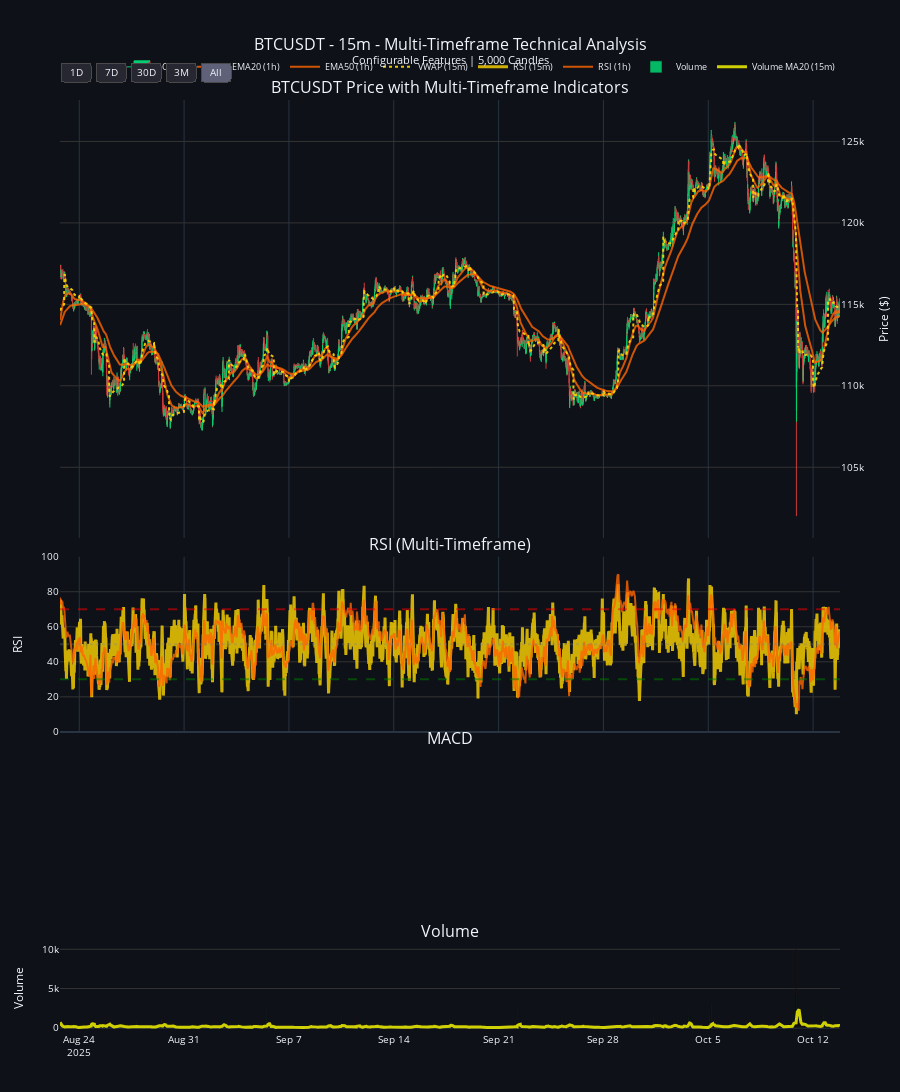

Notebook cell for this chart:
### Code cell
# =============================================================================
# CREATE CHART
# =============================================================================

print("Creating Multi-Timeframe Interactive Chart...")

# Create subplot structure
fig = make_subplots(
    rows=4, cols=1, shared_xaxes=True, vertical_spacing=0.02,
    subplot_titles=(f'{symbol} Price with Multi-Timeframe Indicators', 'RSI (Multi-Timeframe)', 'MACD', 'Volume'),
    row_heights=[0.5, 0.2, 0.2, 0.1]
)

# === 1. CANDLESTICK CHART ===
fig.add_trace(go.Candlestick(
    x=viz_df.index, open=viz_df['open'], high=viz_df['high'], low=viz_df['low'], close=viz_df['close'],
    name='OHLC', increasing_line_color='#00ff88', decreasing_line_color='#ff4444',
    increasing_fillcolor='#00ff88', decreasing_fillcolor='#ff4444', line=dict(width=1), opacity=0.8
), row=1, col=1)

# === 2. MAIN CHART INDICATORS ===
for indicator, timeframes in CHART_FEATURES_CONFIG.get('main_chart', {}).items():
    available = get_available_features_by_timeframe(viz_df, indicator, timeframes)
    for tf, col_name in available.items():
        color = TIMEFRAME_COLORS.get(tf, '#ffffff')
        style = get_indicator_style(indicator, tf)
        
        # Prepare trace parameters
        trace_params = {
            'x': viz_df.index,
            'y': viz_df[col_name],
            'mode': 'lines',
            'name': f'{indicator.upper()} ({tf})',
            'line': dict(color=color, width=style['width'], dash=style['dash']),
            'opacity': style['opacity']
        }
        
        # Add fill for Bollinger Bands lower
        if indicator == 'bb_lower' and 'fill' in style:
            trace_params['fill'] = style['fill']
            # Convert hex color to rgba for fill
            hex_color = color.lstrip('#')
            rgb = tuple(int(hex_color[i:i+2], 16) for i in (0, 2, 4))
            trace_params['fillcolor'] = f'rgba({rgb[0]}, {rgb[1]}, {rgb[2]}, {style["fill_opacity"]})'
        
        # Generic trace - works for ALL indicators
        fig.add_trace(go.Scatter(**trace_params), row=1, col=1)

# === 3. RSI SUBPLOT ===
for indicator, timeframes in CHART_FEATURES_CONFIG.get('rsi_subplot', {}).items():
    available = get_available_features_by_timeframe(viz_df, indicator, timeframes)
    for tf, col_name in available.items():
        color = TIMEFRAME_COLORS.get(tf, '#ffaa00')
        style = get_indicator_style(indicator, tf)
        
        fig.add_trace(go.Scatter(
            x=viz_df.index, y=viz_df[col_name], mode='lines', name=f'RSI ({tf})',
            line=dict(color=color, width=style['width'], dash=style['dash']),
            opacity=style['opacity']
        ), row=2, col=1)

fig.add_hline(y=70, line_dash="dash", line_color="red", opacity=0.5, row=2, col=1)
fig.add_hline(y=30, line_dash="dash", line_color="green", opacity=0.5, row=2, col=1)
fig.add_hline(y=50, line_dash="dot", line_color="gray", opacity=0.3, row=2, col=1)
fig.update_yaxes(title_text="RSI", range=[0, 100], row=2, col=1)

# === 4. MACD SUBPLOT ===
macd_col = signal_col = None
for indicator, timeframes in CHART_FEATURES_CONFIG.get('macd_subplot', {}).items():
    available = get_available_features_by_timeframe(viz_df, indicator, timeframes)
    for tf, col_name in available.items():
        color = TIMEFRAME_COLORS.get(tf, '#ffffff')
        style = get_indicator_style(indicator, tf)
        
        if indicator == 'macd':
            macd_col = col_name
            fig.add_trace(go.Scatter(
                x=viz_df.index, y=viz_df[col_name], mode='lines', name=f'MACD ({tf})',
                line=dict(color='#00ff00', width=style['width'], dash=style['dash']),
                opacity=style['opacity']
            ), row=3, col=1)
        elif indicator == 'macd_signal':
            signal_col = col_name
            fig.add_trace(go.Scatter(
                x=viz_df.index, y=viz_df[col_name], mode='lines', name=f'MACD Signal ({tf})',
                line=dict(color='#ff4444', width=style['width'], dash=style['dash']),
                opacity=style['opacity']
            ), row=3, col=1)

if macd_col and signal_col:
    macd_histogram = viz_df[macd_col] - viz_df[signal_col]
    colors = ['green' if x >= 0 else 'red' for x in macd_histogram]
    fig.add_trace(go.Bar(x=viz_df.index, y=macd_histogram, name='MACD Histogram', 
                        marker_color=colors, opacity=0.5), row=3, col=1)

fig.add_hline(y=0, line_dash="dash", line_color="gray", opacity=0.5, row=3, col=1)
fig.update_yaxes(title_text="MACD", row=3, col=1)

# === 5. VOLUME BARS ===
volume_colors = ['#00ff88' if viz_df['close'].iloc[i] >= viz_df['open'].iloc[i] else '#ff4444' for i in range(len(viz_df))]
fig.add_trace(go.Bar(x=viz_df.index, y=viz_df['volume'], name='Volume', marker_color=volume_colors, opacity=0.7), row=4, col=1)

for indicator, timeframes in CHART_FEATURES_CONFIG.get('volume_subplot', {}).items():
    if indicator == 'volume_ma20':
        available = get_available_features_by_timeframe(viz_df, indicator, timeframes)
        for tf, col_name in available.items():
            style = get_indicator_style(indicator, tf)
            fig.add_trace(go.Scatter(
                x=viz_df.index, y=viz_df[col_name], mode='lines', name=f'Volume MA20 ({tf})',
                line=dict(color='#ffff00', width=style['width'], dash=style['dash']),
                opacity=style['opacity']
            ), row=4, col=1)

fig.update_yaxes(title_text="Volume", row=4, col=1)

# === 6. LAYOUT & DISPLAY ===
fig.update_layout(
    title={'text': f'{symbol} - {time_frame} - Multi-Timeframe Technical Analysis<br><sup>Configurable Features | {len(viz_df):,} Candles</sup>',
           'x': 0.5, 'xanchor': 'center', 'font': {'size': 16}},
    height=1200, showlegend=True, template='plotly_dark', font=dict(size=10),
    margin=dict(l=60, r=60, t=100, b=60), plot_bgcolor='#0e1117', paper_bgcolor='#0e1117',
    legend=dict(orientation="h", yanchor="bottom", y=1.02, xanchor="right", x=1, font=dict(size=9)),
    xaxis=dict(rangeselector=dict(buttons=[
        dict(count=1, label="1D", step="day", stepmode="backward"),
        dict(count=7, label="7D", step="day", stepmode="backward"),
        dict(count=30, label="30D", step="day", stepmode="backward"),
        dict(count=90, label="3M", step="day", stepmode="backward"),
        dict(step="all", label="All")
    ], bgcolor='#262730', bordercolor='#4a4a4a', borderwidth=1), rangeslider=dict(visible=False), type="date"),
    hovermode='x unified', hoverlabel=dict(bgcolor="rgba(0,0,0,0.8)", bordercolor="white", font_size=10)
)

fig.update_yaxes(title_text="Price ($)", row=1, col=1, side='right')
for row in range(1, 5):
    fig.update_yaxes(showgrid=True, gridwidth=1, gridcolor='#333333', row=row, col=1)

fig.show()

print("Multi-Timeframe Interactive Chart Displayed!")
print("\nTimeframe Colors:")
for tf, color in TIMEFRAME_COLORS.items():
    print(f"  {tf:4} -> {color}")
print("\nConfigurable Styles:")
for indicator, style in INDICATOR_STYLES.items():
    if indicator != 'default':
        print(f"  {indicator:10} -> opacity={style['opacity']}, width={style['width']}, dash={style['dash']}")

### Figure 1 — Plotly figure (JSON) as saved in the notebook; plotly's stock layout.template omitted (floating-point values rounded to 4 significant figures; data arrays with more than 128 entries replaced by an {"elided": "..."} marker saying what was removed)
{"data": [{"close": {"elided": "5000 float values"}, "decreasing": {"fillcolor": "#ff4444", "line": {"color": "#ff4444"}}, "high": {"elided": "5000 float values"}, "increasing": {"fillcolor": "#00ff88", "line": {"color": "#00ff88"}}, "line": {"width": 1}, "low": {"elided": "5000 float values"}, "name": "OHLC", "opacity": 0.8, "open": {"elided": "5000 float values"}, "type": "candlestick", "x": {"elided": "5000 str values"}, "xaxis": "x", "yaxis": "y"}, {"line": {"color": "#ff6600", "dash": "solid", "width": 2}, "mode": "lines", "name": "EMA20 (1h)", "opacity": 0.8, "type": "scatter", "x": {"elided": "5000 str values"}, "xaxis": "x", "y": {"elided": "5000 float values"}, "yaxis": "y"}, {"line": {"color": "#ff6600", "dash": "solid", "width": 2}, "mode": "lines", "name": "EMA50 (1h)", "opacity": 0.8, "type": "scatter", "x": {"elided": "5000 str values"}, "xaxis": "x", "y": {"elided": "5000 float values"}, "yaxis": "y"}, {"line": {"color": "#ffd700", "dash": "dot", "width": 2}, "mode": "lines", "name": "VWAP (15m)", "opacity": 0.9, "type": "scatter", "x": {"elided": "5000 str values"}, "xaxis": "x", "y": {"elided": "5000 float values"}, "yaxis": "y"}, {"line": {"color": "#ffd700", "dash": "solid", "width": 3}, "mode": "lines", "name": "RSI (15m)", "opacity": 0.8, "type": "scatter", "x": {"elided": "5000 str values"}, "xaxis": "x2", "y": {"elided": "5000 float values"}, "yaxis": "y2"}, {"line": {"color": "#ff6600", "dash": "solid", "width": 2}, "mode": "lines", "name": "RSI (1h)", "opacity": 0.8, "type": "scatter", "x": {"elided": "5000 str values"}, "xaxis": "x2", "y": {"elided": "5000 float values"}, "yaxis": "y2"}, {"marker": {"color": {"elided": "5000 str values"}}, "name": "Volume", "opacity": 0.7, "type": "bar", "x": {"elided": "5000 str values"}, "xaxis": "x4", "y": {"elided": "5000 float values"}, "yaxis": "y4"}, {"line": {"color": "#ffff00", "dash": "solid", "width": 3}, "mode": "lines", "name": "Volume MA20 (15m)", "opacity": 0.8, "type": "scatter", "x": {"elided": "5000 str values"}, "xaxis": "x4", "y": {"elided": "5000 float values"}, "yaxis": "y4"}], "layout": {"annotations": [{"font": {"size": 16}, "showarrow": false, "text": "BTCUSDT Price with Multi-Timeframe Indicators", "x": 0.5, "xanchor": "center", "xref": "paper", "y": 1, "yanchor": "bottom", "yref": "paper"}, {"font": {"size": 16}, "showarrow": false, "text": "RSI (Multi-Timeframe)", "x": 0.5, "xanchor": "center", "xref": "paper", "y": 0.51, "yanchor": "bottom", "yref": "paper"}, {"font": {"size": 16}, "showarrow": false, "text": "MACD", "x": 0.5, "xanchor": "center", "xref": "paper", "y": 0.302, "yanchor": "bottom", "yref": "paper"}, {"font": {"size": 16}, "showarrow": false, "text": "Volume", "x": 0.5, "xanchor": "center", "xref": "paper", "y": 0.094, "yanchor": "bottom", "yref": "paper"}], "font": {"size": 10}, "height": 1200, "hoverlabel": {"bgcolor": "rgba(0,0,0,0.8)", "bordercolor": "white", "font": {"size": 10}}, "hovermode": "x unified", "legend": {"font": {"size": 9}, "orientation": "h", "x": 1, "xanchor": "right", "y": 1.02, "yanchor": "bottom"}, "margin": {"b": 60, "l": 60, "r": 60, "t": 100}, "paper_bgcolor": "#0e1117", "plot_bgcolor": "#0e1117", "shapes": [{"line": {"color": "red", "dash": "dash"}, "opacity": 0.5, "type": "line", "x0": 0, "x1": 1, "xref": "x2 domain", "y0": 70, "y1": 70, "yref": "y2"}, {"line": {"color": "green", "dash": "dash"}, "opacity": 0.5, "type": "line", "x0": 0, "x1": 1, "xref": "x2 domain", "y0": 30, "y1": 30, "yref": "y2"}, {"line": {"color": "gray", "dash": "dot"}, "opacity": 0.3, "type": "line", "x0": 0, "x1": 1, "xref": "x2 domain", "y0": 50, "y1": 50, "yref": "y2"}], "showlegend": true, "title": {"font": {"size": 16}, "text": "BTCUSDT - 15m - Multi-Timeframe Technical Analysis<br><sup>Configurable Features | 5,000 Candles</sup>", "x": 0.5, "xanchor": "center"}, "xaxis": {"anchor": "y", "domain": [0, 1], "matches": "x4", "rangeselector": {"bgcolor": "#262730", "bordercolor": "#4a4a4a", "borderwidth": 1, "buttons": [{"count": 1, "label": "1D", "step": "day", "stepmode": "backward"}, {"count": 7, "label": "7D", "step": "day", "stepmode": "backward"}, {"count": 30, "label": "30D", "step": "day", "stepmode": "backward"}, {"count": 90, "label": "3M", "step": "day", "stepmode": "backward"}, {"label": "All", "step": "all"}]}, "rangeslider": {"visible": false}, "showticklabels": false, "type": "date"}, "xaxis2": {"anchor": "y2", "domain": [0, 1], "matches": "x4", "showticklabels": false}, "xaxis3": {"anchor": "y3", "domain": [0, 1], "matches": "x4", "showticklabels": false}, "xaxis4": {"anchor": "y4", "domain": [0, 1]}, "yaxis": {"anchor": "x", "domain": [0.53, 1], "gridcolor": "#333333", "gridwidth": 1, "showgrid": true, "side": "right", "title": {"text": "Price ($)"}}, "yaxis2": {"anchor": "x2", "domain": [0.322, 0.51], "gridcolor": "#333333", "gridwidth": 1, "range": [0, 100], "showgrid": true, "title": {"text": "RSI"}}, "yaxis3": {"anchor": "x3", "domain": [0.114, 0.302], "gridcolor": "#333333", "gridwidth": 1, "showgrid": true, "title": {"text": "MACD"}}, "yaxis4": {"anchor": "x4", "domain": [0, 0.094], "gridcolor": "#333333", "gridwidth": 1, "showgrid": true, "title": {"text": "Volume"}}}}
